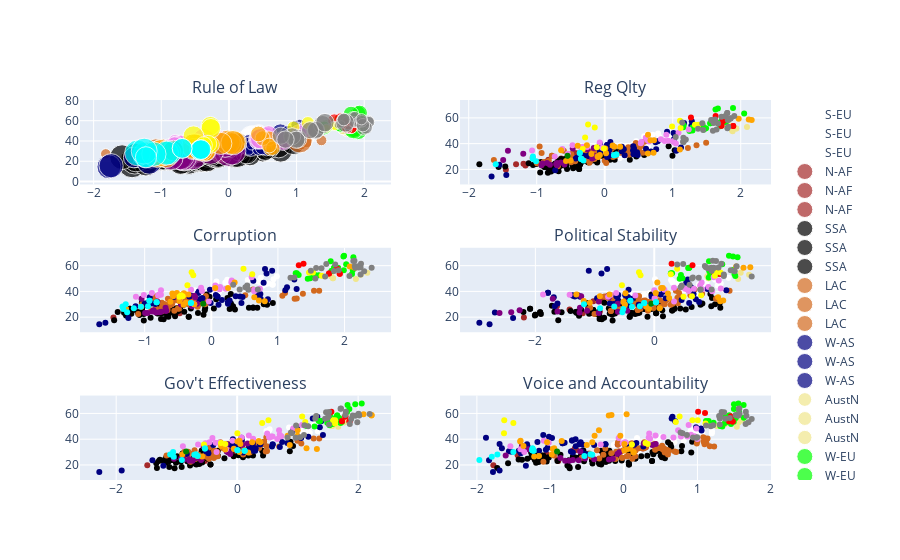

Notebook code cell kept with this figure:
### Code cell
colormap1 = {'S-AS':"purple", 'N-EU':"gray", 'S-EU':"white", 'N-AF':"brown", 'Polynesia':"blue", 'SSA':"black", 'LAC':"chocolate",
       'W-AS':"navy", 'AustN':"khaki", 'W-EU':"lime", 'E-EU':"violet", 'N-AM':"red", 'SE-AS':"orange", 'E-AS':"yellow",
       'Melanesia':"green", 'Micronesia':"pink", 'C-AS':"cyan"}
fig1 = px.scatter(MERGED3[~MERGED3["RULELAW"].isnull()&((MERGED3["Year"]==2013)|
                                (MERGED3["Year"]==2017)|(MERGED3["Year"]==2019))&(~MERGED3["Global Innovation Index"].isnull())], 
                  x="RULELAW", y="Global Innovation Index", 
                 color="sub_continent_j", facet_row="Year",hover_name="Country Code_x",size="RURALPOP",
                 labels={"RULELAW":"Rule of Law","Global Innovation Index":"GII"},
                 color_discrete_map=colormap1)
fig2 = px.scatter(MERGED3[~MERGED3["REGQLTY"].isnull()&((MERGED3["Year"]==2013)|
                                (MERGED3["Year"]==2017)|(MERGED3["Year"]==2019))&(~MERGED3["Global Innovation Index"].isnull())], 
                  x="REGQLTY", y="Global Innovation Index", 
                 color="sub_continent_j", facet_row="Year",hover_name="Country Code_x",#size="RURALPOP",
                 labels={"REGQLTY":"Reg Qlty","Global Innovation Index":"GII"},
                 color_discrete_map=colormap1)
fig3 = px.scatter(MERGED3[~MERGED3["CORRUP"].isnull()&((MERGED3["Year"]==2013)|
                                (MERGED3["Year"]==2017)|(MERGED3["Year"]==2019))&(~MERGED3["Global Innovation Index"].isnull())], 
                  x="CORRUP", y="Global Innovation Index", 
                 color="sub_continent_j", facet_row="Year",hover_name="Country Code_x",#size="RURALPOP",
                 labels={"CORRUP":"Corruption","Global Innovation Index":"GII"},
                 color_discrete_map=colormap1)
fig4 = px.scatter(MERGED3[~MERGED3["POLSTA"].isnull()&((MERGED3["Year"]==2013)|
                                (MERGED3["Year"]==2017)|(MERGED3["Year"]==2019))&(~MERGED3["Global Innovation Index"].isnull())], 
                  x="POLSTA", y="Global Innovation Index", 
                 color="sub_continent_j", facet_row="Year",hover_name="Country Code_x",#size="RURALPOP",
                 labels={"POLSTA":"Political Stability","Global Innovation Index":"GII"},
                 color_discrete_map=colormap1)
fig5 = px.scatter(MERGED3[~MERGED3["GOVEFFE"].isnull()&((MERGED3["Year"]==2013)|
                                (MERGED3["Year"]==2017)|(MERGED3["Year"]==2019))&(~MERGED3["Global Innovation Index"].isnull())], 
                  x="GOVEFFE", y="Global Innovation Index", 
                 color="sub_continent_j", facet_row="Year",hover_name="Country Code_x",#size="RURALPOP",
                 labels={"GOVEFFE":"Gov't Effectiveness","Global Innovation Index":"GII"},
                 color_discrete_map=colormap1)
fig6 = px.scatter(MERGED3[~MERGED3["VOICE"].isnull()&((MERGED3["Year"]==2013)|
                                (MERGED3["Year"]==2017)|(MERGED3["Year"]==2019))&(~MERGED3["Global Innovation Index"].isnull())], 
                  x="VOICE", y="Global Innovation Index", 
                 color="sub_continent_j", facet_row="Year",hover_name="Country Code_x",#size="RURALPOP",
                 labels={"VOICE":"Voice","Global Innovation Index":"GII"},
                 color_discrete_map=colormap1)

fig = make_subplots(rows=3, cols=2,subplot_titles=["Rule of Law","Reg Qlty","Corruption","Political Stability",
                                                   "Gov't Effectiveness","Voice and Accountability"],
                    #vertical_spacing =.08, 
                    row_heights=[400,400,400])

for d in fig1._data_objs:
    fig.add_trace((go.Scatter(marker=d["marker"], mode=d["mode"],#showlegend=d["showlegend"],#stackgroup=True,
                              orientation=d["orientation"],#legendgroup=d["legendgroup"],
                              #xaxis=d["xaxis"],yaxis=d["yaxis"],
                              x=d["x"],y=d["y"],x0=d["x0"],y0=d["y0"],hovertext=d["hovertext"],
                              hovertemplate=d["hovertemplate"],name = d["name"])), row=1, col=1)
        
for d in fig2.data:
    fig.add_trace((go.Scatter(x=d["x"], y=d["y"],marker=d["marker"],mode=d["mode"],showlegend=d["showlegend"],hovertext=d["hovertext"],
                              orientation=d["orientation"],#legendgroup=["legendgroup"],
                              #xaxis=d["xaxis"],yaxis=d["yaxis"],
                              hovertemplate=d["hovertemplate"], name = d["name"])), row=1, col=2)
for d in fig3.data:
    fig.add_trace((go.Scatter(x=d["x"], y=d["y"],marker=d["marker"],mode=d["mode"],showlegend=d["showlegend"],hovertext=d["hovertext"],
                              orientation=d["orientation"],#legendgroup=["legendgroup"],
                              #xaxis=d["xaxis"],yaxis=d["yaxis"],
                              hovertemplate=d["hovertemplate"], name = d["name"])), row=2, col=1)
for d in fig4.data:
    fig.add_trace((go.Scatter(x=d["x"], y=d["y"],marker=d["marker"],mode=d["mode"],showlegend=d["showlegend"],hovertext=d["hovertext"],
                              orientation=d["orientation"],#legendgroup=["legendgroup"],
                              #xaxis=d["xaxis"],yaxis=d["yaxis"],
                              hovertemplate=d["hovertemplate"], name = d["name"])), row=2, col=2)    
for d in fig5.data:
    fig.add_trace((go.Scatter(x=d["x"], y=d["y"],marker=d["marker"],mode=d["mode"],showlegend=d["showlegend"],hovertext=d["hovertext"],
                              orientation=d["orientation"],#legendgroup=["legendgroup"],
                              #xaxis=d["xaxis"],yaxis=d["yaxis"],
                              hovertemplate=d["hovertemplate"], name = d["name"])), row=3, col=1)  
for d in fig6.data:
    fig.add_trace((go.Scatter(x=d["x"], y=d["y"],marker=d["marker"],mode=d["mode"],showlegend=d["showlegend"],hovertext=d["hovertext"],
                              orientation=d["orientation"],#legendgroup=["legendgroup"],
                              #xaxis=d["xaxis"],yaxis=d["yaxis"],
                              hovertemplate=d["hovertemplate"], name = d["name"])), row=3, col=2)  
fig.update_yaxes(matches=None)
fig.update_xaxes(matches=None)
fig.update_xaxes(matches=None)
fig.write_html("G:\SUBMISSIONNNNNN\GRAPHS AND PICTURES\INSTITUTIONAL_QUALITY_GII_WORLDALL.html")
fig.show()
